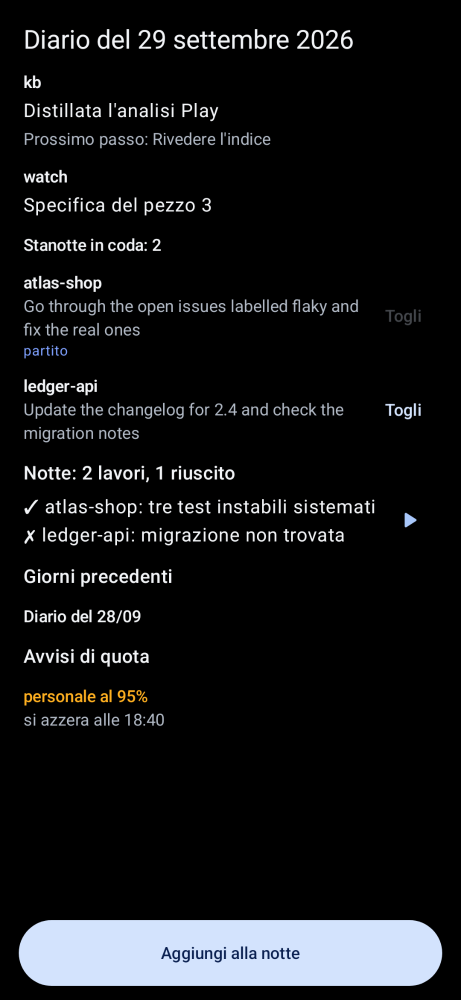
#> input picture mobile/src/test/snapshots/images/it.pixelbox.cmwatch.mobile_DiaryScreenTest_diaryFull.png, 461 x 1000 px, given in place of f5_body.png, which was not available
$ python export.py
#> lines starting #> are read from the running program, lines starting #| are printed output that depends on the picture; pictures that were not available may be replaced by others from this repository, and a replacement may not be noted
"""Porta il mockup nel montaggio: immagini con trasparenza in remotion/public/mockup/, misure in src/film/mockup.geometry.json."""
import json
from pathlib import Path
import numpy as np
from PIL import Image, ImageDraw, ImageEnhance, ImageFilter
import outline, pose

HERE = Path(__file__).resolve().parent
MAT = HERE.parent / "materiali/foto"
PUB = HERE.parent / "remotion/public/mockup"
GEO = HERE.parent / "remotion/src/film/mockup.geometry.json"
CH, K, DEPTH = 7.8, 0.86, -0.05                    # smusso lucido (come matte_front.py), raggio del display sul vetro, profondità apparente del pannello

def grade(im, contrast, red):                      # la stessa correzione dei fotogrammi di prova: contrasto e dominante fredda
#> called with contrast = 1.12, red = 0.96
    r, g, b = ImageEnhance.Contrast(im).enhance(contrast).split()
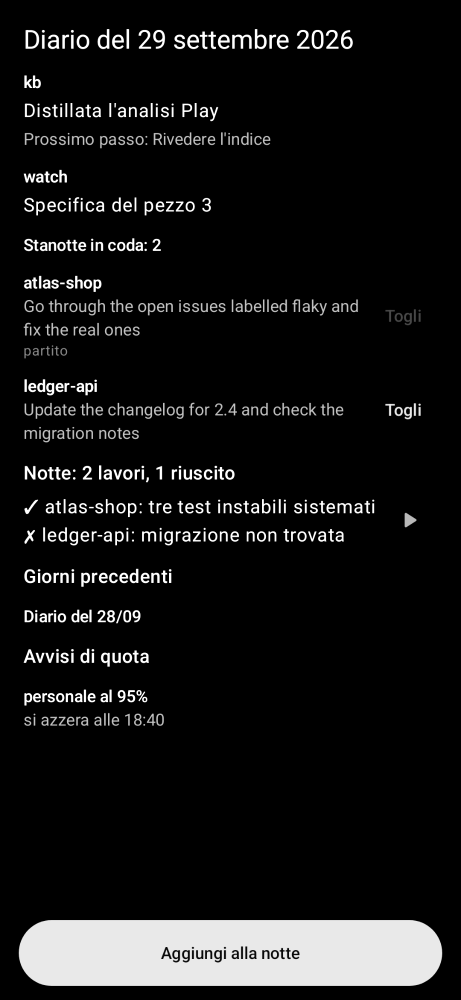
#> r: PIL image 461x1000 L; min 0, max 255, mean 21.7
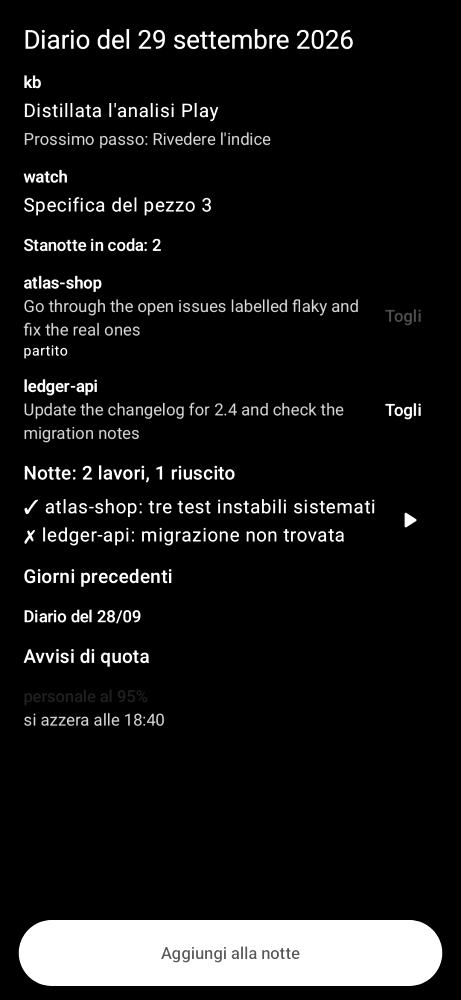
#> b: PIL image 461x1000 L; min 0, max 255, mean 23.2
    return Image.merge("RGB", (r.point(lambda v: int(v * red)), g, b.point(lambda v: min(255, int(v * 1.05)))))
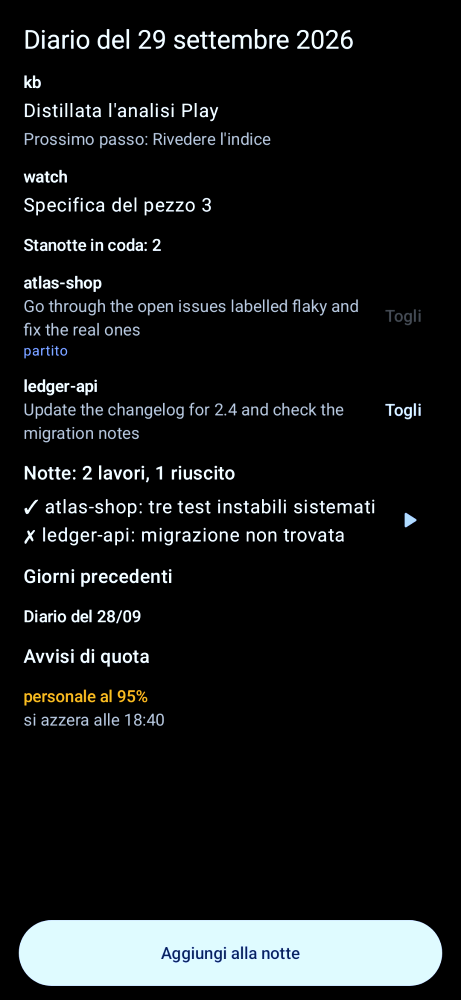
#> returned value: PIL image 461x1000 RGB; mean R, G, B 20.7, 22.8, 23.4

def screen_rgba(refl):
    """I riflessi da fondere in «screen»: alfa = canale più forte, colore diviso per l'alfa. Premoltiplicato, come lo tiene il
    browser, il colore torna identico: sopra la foto la fusione dà gli stessi pixel, e dove sotto non c'è niente il nero non
    copre più il fondo (il quadrato nero nel cartello del corto, 23/09)."""
    a = refl.max(axis=-1, keepdims=True).astype(np.float32)
    c = np.rint(refl.astype(np.float32) * 255 / np.maximum(a, 1))
    return np.concatenate([np.clip(c, 0, 255), a], axis=-1).astype(np.uint8)

def front():
    im = grade(Image.open(MAT / "f5_body.png").convert("RGB"), 1.12, 0.96); im.putalpha(Image.open(MAT / "f5_mask.png").convert("L"))
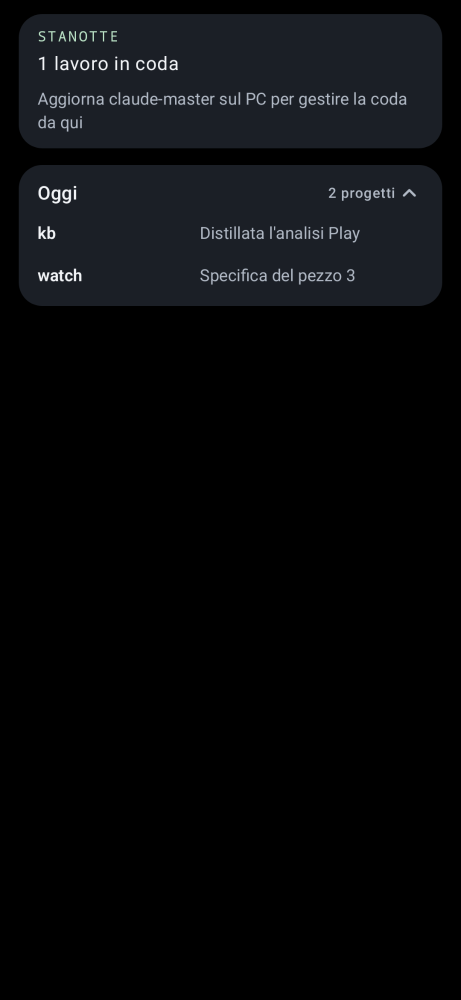
#> input picture mobile/src/test/snapshots/images/it.pixelbox.cmwatch.mobile_DiaryScreenTest_diaryOldRelay.png, 461 x 1000 px, given in place of f5_mask.png, which was not available
#> after `im.putalpha(Image.open(MAT / 'f5_mask.png').convert('L'))`:
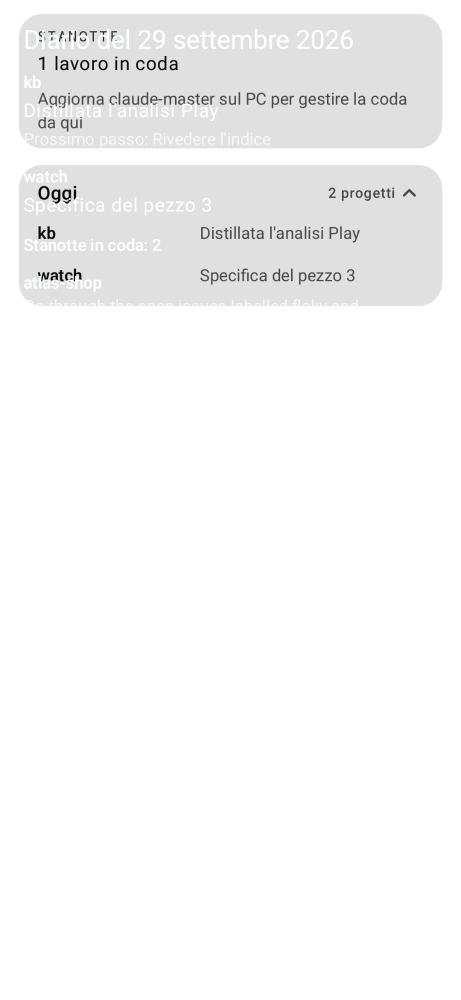
#> im: PIL image 461x1000 RGBA; mean R, G, B, A 20.7, 22.8, 23.4, 9.3; transparent parts drawn white
    im.save(PUB / "front_body.png")
#> (the run stopped early here; a loop or call above may not have finished)
